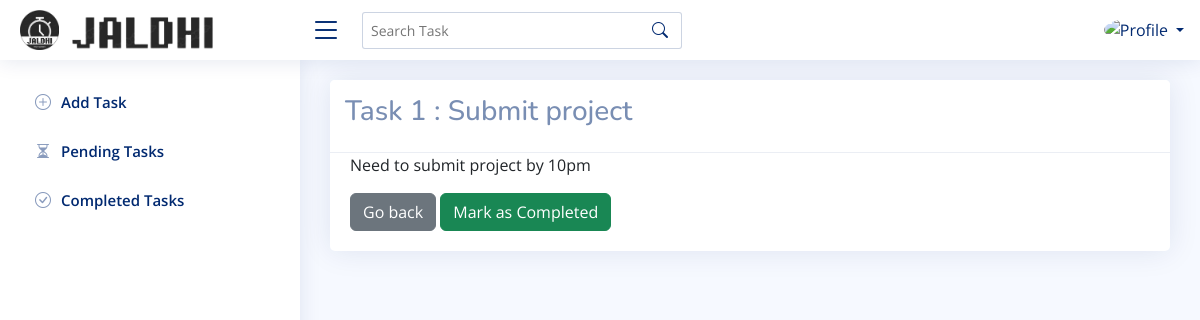
The page /task/1/ on the database as committed earlier.
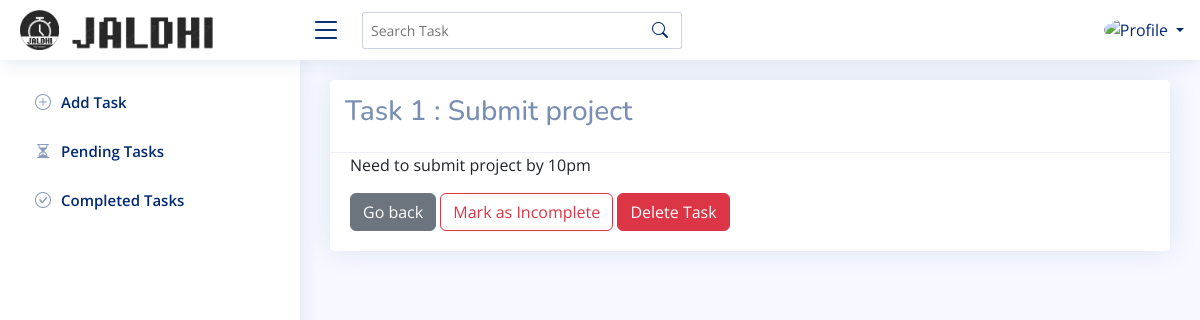
The same page on the database as committed later.
### baseapp/views.py (the view)
# urls.py: path("task/<int:pk>/",views.taskdetails,name="taskdetails"),
def taskdetails(request, pk):
    task = get_object_or_404(Task, pk=pk)
    return render(request, 'taskdetails.html', {'task': task})

### templates/taskdetails.html (shortened to what this page needs)
{% extends 'index.html' %}
{% load static %}
{% block content %}
<div class="card">
    <div class="card-header">
        <h3>Task {{ task.no }} :  {{ task.title }} </h3>
    </div>
    <div class='card-body'>
        <p>{{ task.description }}</p>
    <div class='w-100'>
    <form method="post" action="{% url 'completetask' task.pk %}">
        {% if not task.is_completed %}
        <a href="{% url 'listtask' %}" class="btn btn-secondary">Go back</a>
        <button type="submit" class="btn btn-success">Mark as Completed</button>
        {% endif %}
        {% if  task.is_completed %}
        <a href="{% url 'completedtask' %}" class="btn btn-secondary">Go back</a>
        <button type="submit" class="btn btn-outline-danger">Mark as Incomplete</button>
        <a href="{% url 'deletetask' task.no  %}" class="btn btn-danger">Delete Task</a>
        {% endif %}
      </form>
</div>
</div>
{% endblock %}

Rows that differ between the two databases and show on the page:
changed Task "Submit project": is_completed False → True (drawn)
Other text that changed with them:
text no longer shown: "Mark as Completed"
text now shown: "Mark as Incomplete Delete Task"
